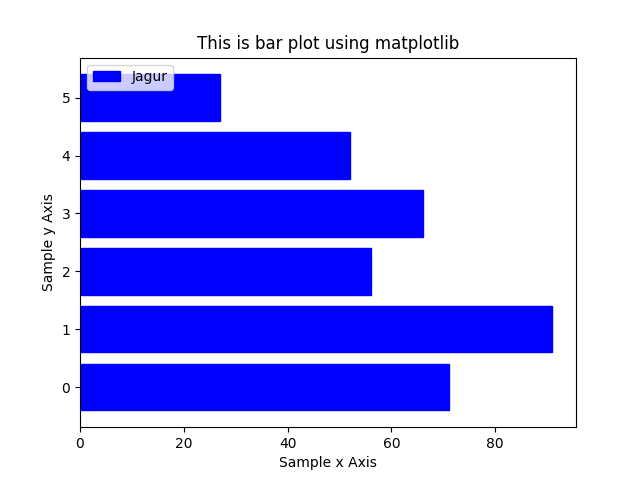

Write Python code to recreate this figure.
################################################################################################
#	name:	barplot-04.py
#	desc:	Simple bar plot with options - horizontal bar
#	date:	2018-07-02
#	Author:	conquistadorjd
################################################################################################
from matplotlib import pyplot as plt
import numpy as np

print('*** Program Started ***')

drinks = ["cappuccino", "latte", "chai", "americano", "mocha", "espresso"]  
sales =  [71, 91, 56, 66, 52, 27]

plt.barh(np.arange(len(drinks)), sales,label="Jagur", color='b',edgecolor='b')

plt.xlabel('Sample x Axis')  
plt.ylabel('Sample y Axis')  
plt.title('This is bar plot using matplotlib') 
# plt.legend(drinks)
plt.legend(loc=2)

# Saving image
plt.savefig('barplot-04.png')

# In case you dont want to save image but just displya it
plt.show()

print('*** Program ended ***')